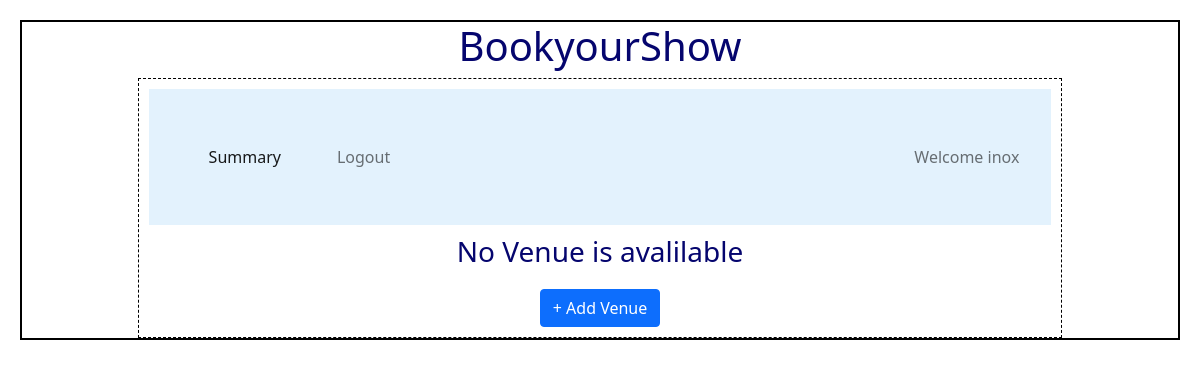
The page /admin/inox on the database as committed earlier.
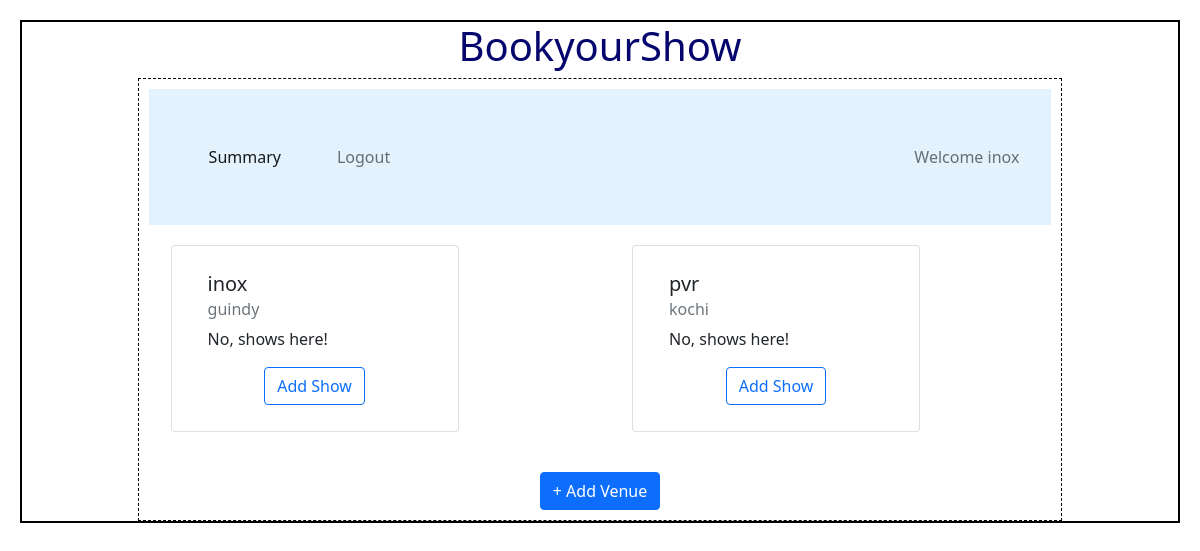
The same page on the database as committed later.
### backend/models.py (models this page shows)
class Theatre(db.Model):
    __tablename__="theatre"
    id=db.Column(db.Integer,primary_key=True)
    name=db.Column(db.String,nullable=False)
    location=db.Column(db.String,nullable=False)
    pin_code=db.Column(db.Integer,nullable=False)
    capacity=db.Column(db.Integer,nullable=False)
    shows = db.relationship("Show" , cascade = "all,delete" , backref = "theatre" , lazy = True)

### backend/controllers.py (the view)
@app.route("/admin/<name>")
def admin_dashboard(name):
    theatres=get_theatres()
    return render_template("admin_dashboard.html",name=name,theatres=theatres)

### backend/controllers.py (called while the page is built)
def get_theatres():
    theatres=Theatre.query.all()
    return theatres

### templates/admin_dashboard.html
{%extends "admin_layout.html"%}
{%block content%}
                <div class="container">
                    {%if theatres%}
                    <div class="row">
                        {%for theatre in theatres%}
                        <div class="col">
                            <div class="card" style="width: 18rem;">
                                <div class="card-body">
                                <h5 class="card-title">{{theatre.name}}</h5>
                                <h6 class="card-subtitle mb-2 text-muted">{{theatre.location}}</h6>
                                {%if theatre.shows%}
                                    <table>
                                    <tr><th>ID</th><th>Name</th><th>Dt/Time</th></tr>
                                    {%for show in theatre.shows%}
                                        <tr><td>{{show.id}}</td><td>{{show.name}}</td><td>{{show.date_time}}</td></tr>
                                    {%endfor%}
                                    </table>
                                {%else%}
                                    <p>No, shows here!</p>
                                {%endif%}
                                <div class="center">
                                    <button type="button" class="btn btn-outline-primary">Add Show</button>
                                </div>
                                </div>
                            </div>
                        </div>
                        {%endfor%}
                    </div>
                    {%else%}
                    <h3 class="center">No Venue is avalilable</h3>
                    {%endif%}
                </div>
                <div class="center">
                    <a href="/venue/{{name}}" type="button" class="btn btn-primary">+ Add Venue</a>
                </div>
                {%endblock%}

### templates/admin_layout.html (shortened to what this page needs)
<!DOCTYPE html>
<html>
    <head>
        <link rel="stylesheet" href="{{ url_for('static', filename='styles/main.css') }}">
        <link href="https://cdn.jsdelivr.net/npm/bootstrap@5.1.3/dist/css/bootstrap.min.css" rel="stylesheet">
    </head>
    <body>
        <div class="my_container">
            <div class="center"><h1>BookyourShow</h1></div>
            <div class="my_panel">
                <nav class="navbar navbar-expand-lg navbar-light " style="background-color: #e3f2fd;">
                    <div class="container-fluid">
                      <div class="collapse navbar-collapse" id="navbarText">
                        <ul class="navbar-nav me-auto mb-2 mb-lg-0">
                          <li class="nav-item">
                            <a class="nav-link active" aria-current="page" href="#">Summary</a>
                          </li>
                          <li class="nav-item">
                            <a class="nav-link" href="#">Logout</a>
                          </li>
                        </ul>
                        <span class="navbar-text">
                          Welcome {{name}}
                        </span>
                      </div>
                    </div>
                </nav>
                {%block content%}{%endblock%}
            </div>
        </div>
    </body>
</html>

### static/styles/main.css (style rules this page uses)
* { margin: 10px; }
.my_container { border: 2px solid black; }
.my_panel { width: 80%; margin: auto; height: auto; border: 1px dashed black; }
.center { text-align: center; margin: auto; color: rgb(5,5,110) }

Rows that differ between the two databases and show on the page:
added Theatre: name "inox", location "guindy"
added Theatre: name "pvr", location "kochi"
Other text that changed with them:
{{ name }}: "inox" → (not shown)
text no longer shown: "No Venue is avalilable"
